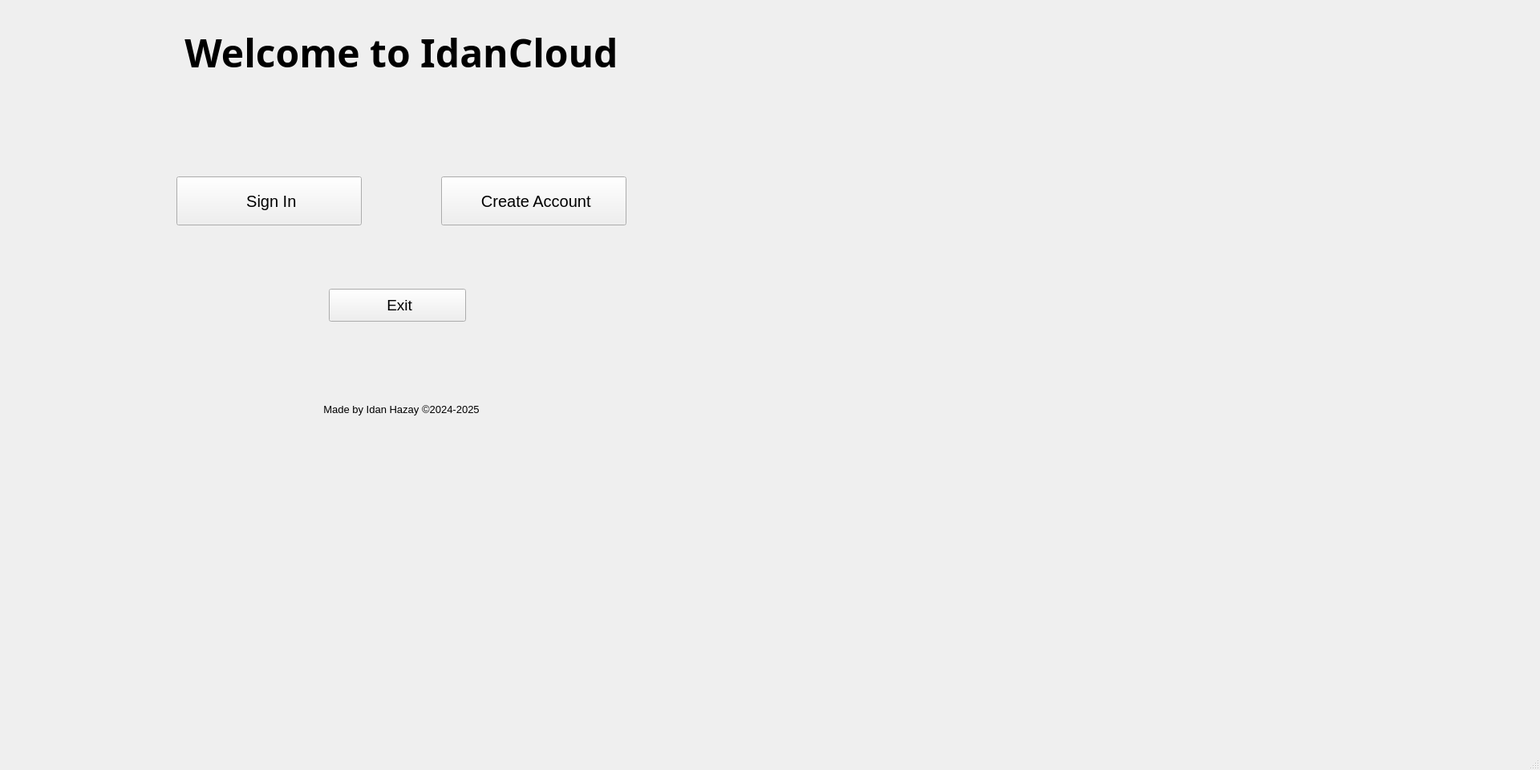
<?xml version='1.0' encoding='utf-8'?>
<ui version="4.0">
 <class>IdanCloud</class>
 <widget class="QMainWindow" name="IdanCloud">
  <property name="geometry">
   <rect>
    <x>0</x>
    <y>0</y>
    <width>1920</width>
    <height>960</height>
   </rect>
  </property>
  <property name="acceptDrops">
   <bool>false</bool>
  </property>
  <property name="windowTitle">
   <string>IdanCloud</string>
  </property>
  <property name="styleSheet">
   <string notr="true" />
  </property>
  <widget class="QWidget" name="centralwidget">
   <property name="sizePolicy">
    <sizepolicy hsizetype="Expanding" vsizetype="Preferred">
     <horstretch>0</horstretch>
     <verstretch>0</verstretch>
    </sizepolicy>
   </property>
   <widget class="QPushButton" name="login_button">
    <property name="geometry">
     <rect>
      <x>220</x>
      <y>220</y>
      <width>231</width>
      <height>61</height>
     </rect>
    </property>
    <property name="font">
     <font>
      <pointsize>15</pointsize>
     </font>
    </property>
    <property name="styleSheet">
     <string notr="true" />
    </property>
    <property name="text">
     <string> Sign In</string>
    </property>
    <property name="iconSize">
     <size>
      <width>20</width>
      <height>20</height>
     </size>
    </property>
   </widget>
   <widget class="QLabel" name="label">
    <property name="geometry">
     <rect>
      <x>10</x>
      <y>40</y>
      <width>981</width>
      <height>51</height>
     </rect>
    </property>
    <property name="font">
     <font>
      <family>Trebuchet MS</family>
      <pointsize>36</pointsize>
      <bold>true</bold>
     </font>
    </property>
    <property name="layoutDirection">
     <enum>Qt::LayoutDirection::LeftToRight</enum>
    </property>
    <property name="styleSheet">
     <string notr="true">.btn {
    margin: 1rem;
    font-size: 1.2rem;
    color: var(--text);
    padding: 0.7rem 2rem;
    border-radius: 30em;
    border-style: none;
    text-transform: uppercase;
    letter-spacing: 2px;
    background-color: transparent;
    box-shadow: 1px 1px 10px #000000;
    transition: all .3s ease;
    opacity: 0.8;
}</string>
    </property>
    <property name="text">
     <string>Welcome to IdanCloud</string>
    </property>
    <property name="scaledContents">
     <bool>true</bool>
    </property>
    <property name="alignment">
     <set>Qt::AlignmentFlag::AlignCenter</set>
    </property>
   </widget>
   <widget class="QPushButton" name="signup_button">
    <property name="geometry">
     <rect>
      <x>550</x>
      <y>220</y>
      <width>231</width>
      <height>61</height>
     </rect>
    </property>
    <property name="font">
     <font>
      <pointsize>15</pointsize>
     </font>
    </property>
    <property name="styleSheet">
     <string notr="true" />
    </property>
    <property name="text">
     <string> Create Account</string>
    </property>
    <property name="iconSize">
     <size>
      <width>20</width>
      <height>20</height>
     </size>
    </property>
   </widget>
   <widget class="QLabel" name="message">
    <property name="geometry">
     <rect>
      <x>10</x>
      <y>440</y>
      <width>981</width>
      <height>41</height>
     </rect>
    </property>
    <property name="text">
     <string />
    </property>
    <property name="alignment">
     <set>Qt::AlignmentFlag::AlignCenter</set>
    </property>
   </widget>
   <widget class="QPushButton" name="exit_button">
    <property name="geometry">
     <rect>
      <x>410</x>
      <y>360</y>
      <width>171</width>
      <height>41</height>
     </rect>
    </property>
    <property name="font">
     <font>
      <pointsize>14</pointsize>
     </font>
    </property>
    <property name="styleSheet">
     <string notr="true" />
    </property>
    <property name="text">
     <string> Exit</string>
    </property>
    <property name="iconSize">
     <size>
      <width>20</width>
      <height>20</height>
     </size>
    </property>
   </widget>
   <widget class="QLabel" name="label_2">
    <property name="geometry">
     <rect>
      <x>0</x>
      <y>490</y>
      <width>1001</width>
      <height>41</height>
     </rect>
    </property>
    <property name="font">
     <font>
      <pointsize>10</pointsize>
     </font>
    </property>
    <property name="text">
     <string>Made by Idan Hazay ©2024-2025</string>
    </property>
    <property name="alignment">
     <set>Qt::AlignmentFlag::AlignCenter</set>
    </property>
   </widget>
  </widget>
  <widget class="QStatusBar" name="statusbar" />
 </widget>
 <resources />
 <connections />
</ui>
